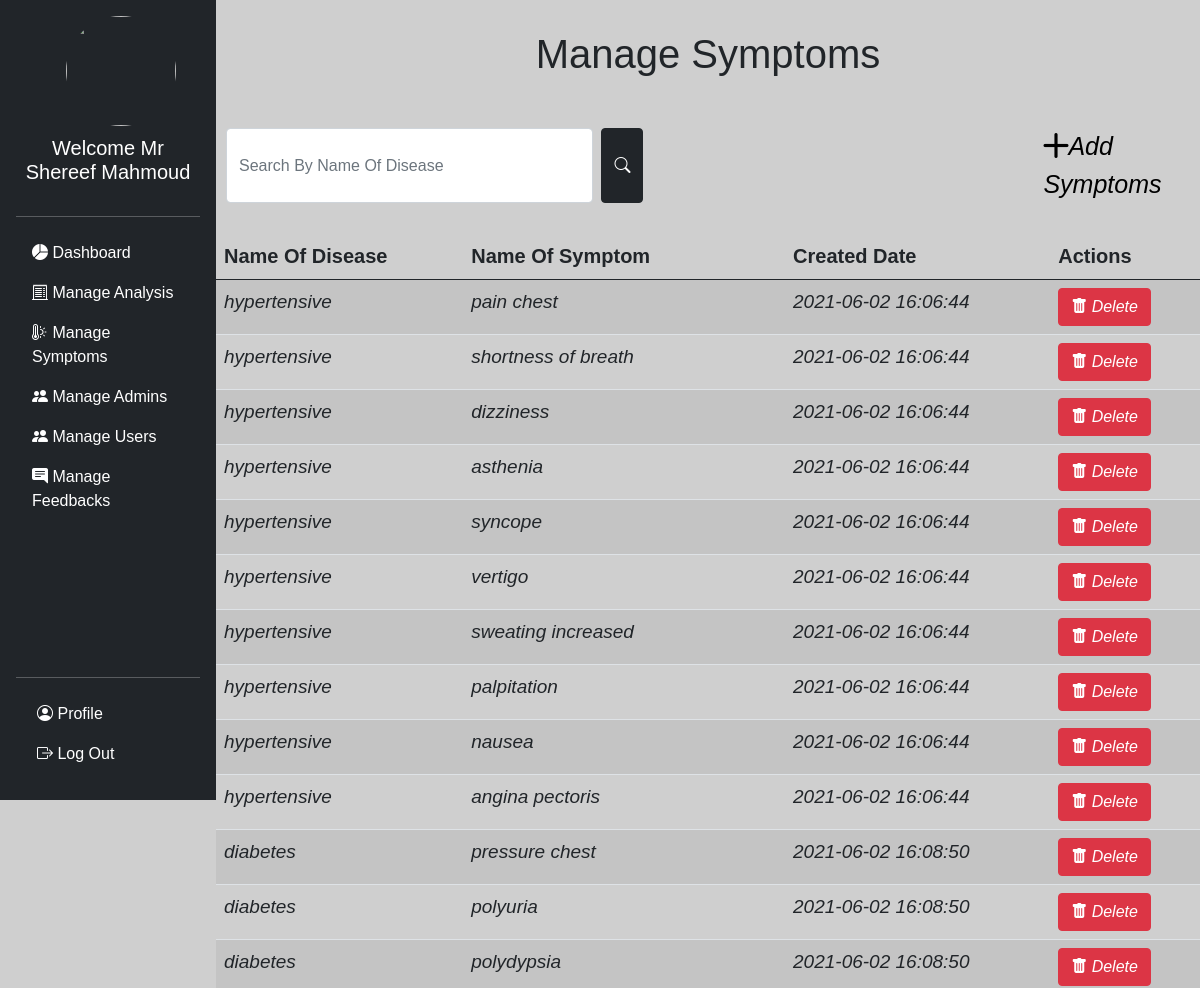
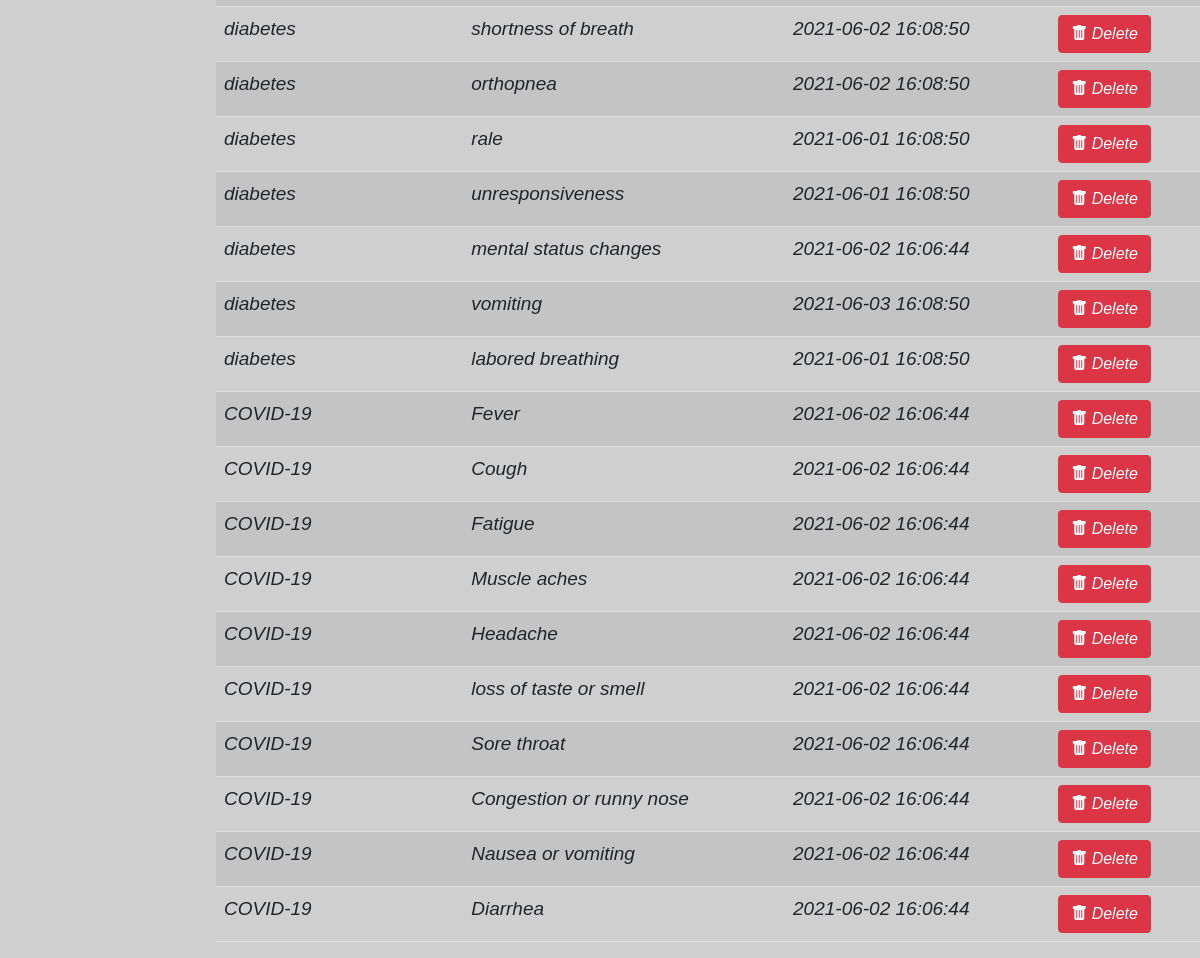
Before: /symptoms.php (signed in) with the older database file (2 pictures, top to bottom).
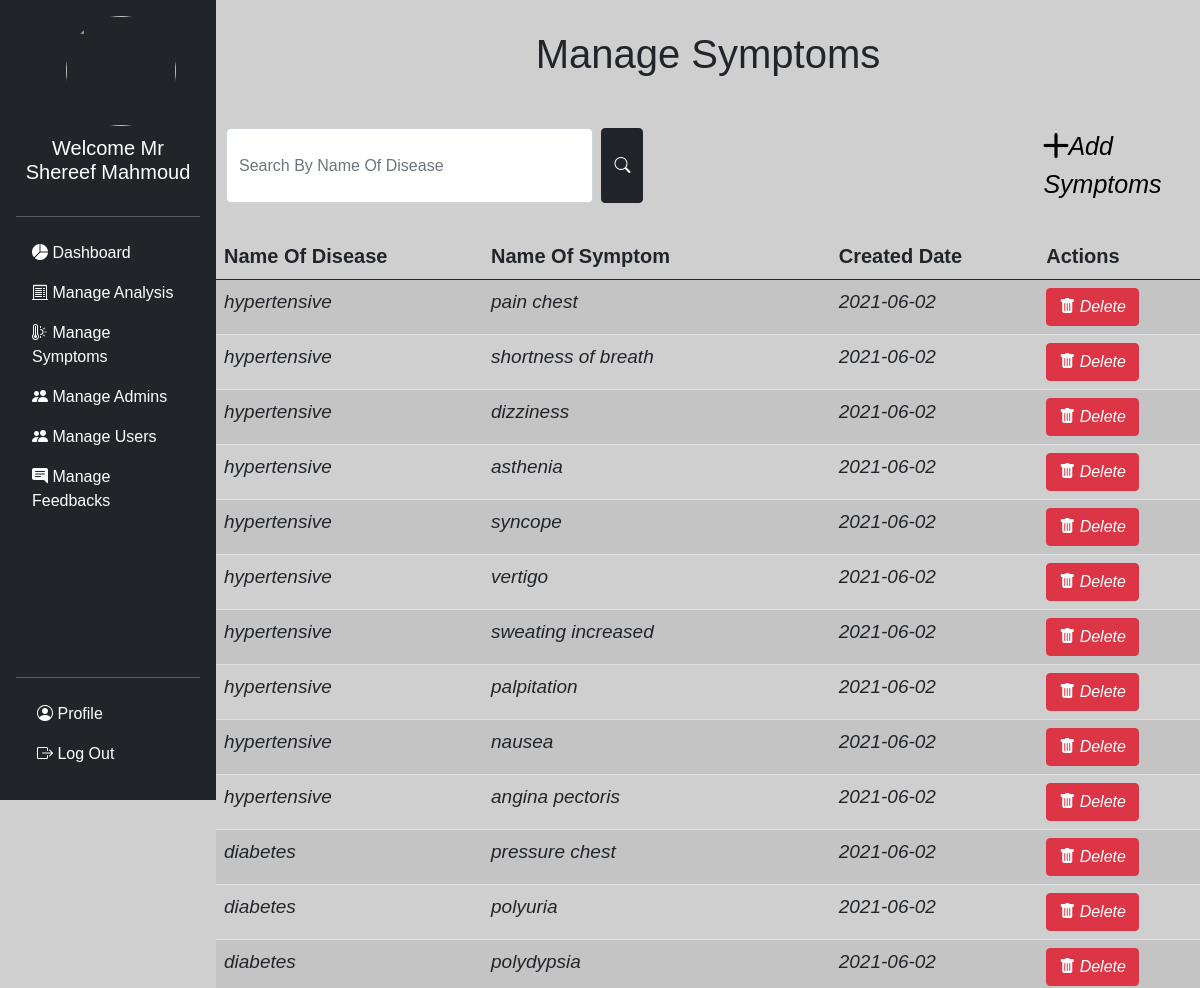
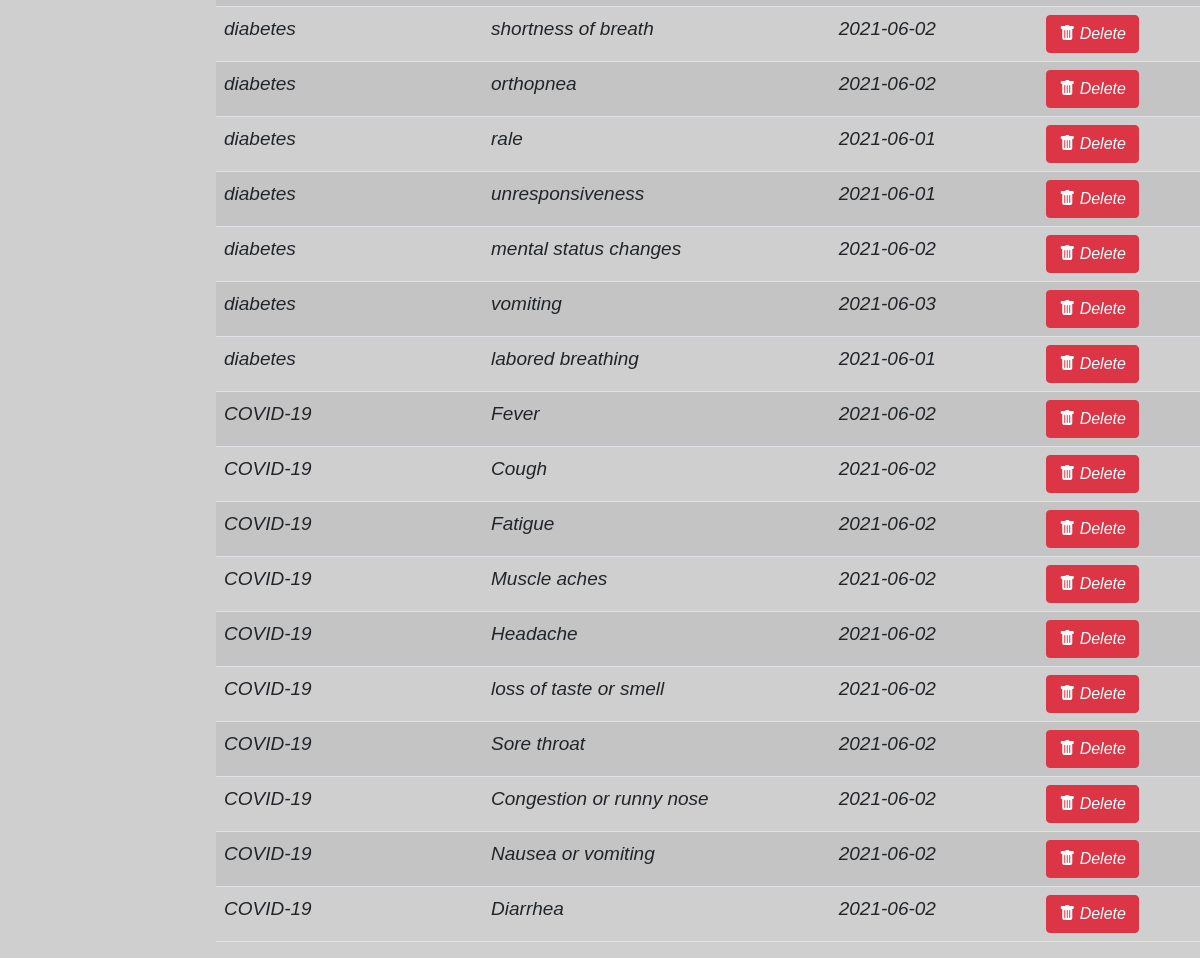
After: the same page with the newer database file (2 pictures, top to bottom).
### tables this page shows
CREATE TABLE `symptoms` (
  `SymptomsId` int(11) NOT NULL,
  `SymptomsName` varchar(255) NOT NULL,
  `diseases_Name` varchar(255) DEFAULT NULL,
  `created_date` date NOT NULL DEFAULT current_timestamp()
);

### symptoms.php (the view, shortened to what this page needs)
<?php include "header.php";
?>
    <div class="admin-page">
     <?php if($_SESSION['privilage'] =='all' || $_SESSION['privilage'] =='symptoms' ){ ?>
		<h1>Manage Symptoms</h1>
        <form class="d-flex " id="search" method="POST" action="symptoms.php">
           <input class="form-control me-2" type="search" placeholder="Search By Name Of Disease" aria-label="Search" name="search" value="<?php echo $searchKey ?>">
           <button class="btn btn-dark" type="submit" name="submit"><i class="bi bi-search"></i></button>
           <a href="add_symptoms.php"><i class="bi bi-plus-lg" id="add-icon">Add Symptoms</i></a>
        </form>
        <?php
        if (isset($_POST['submit'])) {
            $searchKey = $_POST['search'];
            $sql = "SELECT * FROM symptoms WHERE diseases_Name LIKE '%$searchKey%'";
        }else{
            $sql = "SELECT * FROM symptoms";
        }
        if($result = mysqli_query($link, $sql)){
        if(mysqli_num_rows($result) > 0){
        ?>
        <table class='table table-striped table-hover' id = 'table'>
        <thead>
            <tr>
              <th scope='col'>Name Of Disease</th>
              <th scope='col'>Name Of Symptom</th>
              <th scope='col'>Created Date</th>
              <th scope='col'>Actions</th>
    		</tr>
  		</thead>
  		<tbody>
        <?php while($row = mysqli_fetch_array($result)){ ?>
    		<tr>
      			<td><?php echo $row['diseases_Name'] ?></td>
                <td><?php echo $row['SymptomsName'] ?></td>
                <td><?php echo $row['created_date'] ?></td>
      			<td>
                    <a href='delete-symptoms.php?id=<?php echo $row['SymptomsId'] ?>' title='Delete Record' data-toggle='tooltip'><button class='btn btn-danger'><i class='bi bi-trash-fill'> Delete </i></button></a>
      			</td>
    		</tr>
        <?php } ?>
  		</tbody>
		    </table>
            <?php
            } else{
            echo "<p class='lead'><em>No records were found.</em></p>";
            }
            } else{
                    echo "ERROR: Could not able to execute $sql. " . mysqli_error($link);
                }
                    ?>
    <?php } else { ?>
        <div class='alert alert-primary d-flex align-items-center' role='alert' id="error">
            <i class="bi bi-exclamation-circle-fill"> That 's not allow to you access this page, We are sorry Mr.<?php echo $_SESSION['user_name'] ?>. </i>
        </div>
    <?php } ?>
    </div>
<?php include "footer.php" ; ?>

### header.php (shortened to what this page needs)
<?php
if (isset($_SESSION['id'])) {
  ?>
<!DOCTYPE html>
<html>
<head>
	<link href="bootstrap/css/bootstrap.min.css" rel="stylesheet"/>
	<link href="icon/bootstrap-icons.css" rel="stylesheet"/>
  <link rel="stylesheet" type="text/css" href="style.css" />
</head>
<body class="background">
   <main>
  <div class="d-flex flex-column flex-shrink-0 p-3 text-white bg-dark" id="sidebar">
  	<div class="sidebar_logo">
    <img src="image/logo.png">
    <br>
    <h5> Welcome Mr  <?php echo $_SESSION['user_name']; ?></h5>
    </div>
    <hr>
    <ul class="nav nav-pills flex-column mb-auto">
      <li class="nav-item">
        <a href="dashboard.php" class="nav-link text-white " ><i class="bi bi-pie-chart-fill"></i> Dashboard</a>
      </li>
      <li class="nav-item">
        <a href="analysis.php" class="nav-link text-white " ><i class="bi bi-receipt-cutoff"></i> Manage Analysis </a>
      </li>
      <li class="nav-item">
        <a href="symptoms.php" class="nav-link text-white "><i class="bi bi-thermometer-sun"></i> Manage Symptoms </a>
      </li>
      <li class="nav-item">
        <a href="admin.php" class="nav-link text-white "><i class="bi bi-people-fill"></i> Manage Admins </a>
      </li>
      <li class="nav-item">
        <a href="user.php" class="nav-link text-white "><i class="bi bi-people-fill"></i> Manage Users</a>
      </li>
      <li class="nav-item">
        <a href="feedback.php" class="nav-link text-white "><i class="bi bi-chat-right-text-fill"></i> Manage Feedbacks </a>
      </li>
    </ul>
    <hr>
    <ul class="navbar_bottom">
        <li class="nav-item">
         <a href='edit-profile.php' class='nav-link text-white'><i class='bi bi-person-circle'></i> Profile</a>
        </li>
        <li class="nav-item">
        <a href="logout.php" class="nav-link text-white"><i class="bi bi-box-arrow-right"></i> Log Out </a>
        </li>
      </ul>
  </div>
</main>
<div>
  <?php
}else{
  header("Location:error-security.php");
}
  ?>

### footer.php (shortened to what this page needs)
</div>
</body>
</html>

### style.css (style rules this page uses)
* { margin: 0 ; padding: 0 ; font-family: sans-serif; }
#sidebar { width: 18%; height: 100vh ; float: left; position: fixed; }
.sidebar_logo { height: 23vh ; }
.sidebar_logo img { width: 110px ; height: 110px ; border-radius: 50% ; margin-left: 50px ; margin-bottom: 10px ; }
.sidebar_logo h5 { text-align: center; }
.navbar_bottom { margin-bottom: 10px; list-style-type: none; padding-left: 5px }
.background { width: 100% ; height: 100vh; background-color: rgba(160,160, 160,0.5); background-repeat: no-repeat; background-size: 100% 100vh ; background-attachment: fixed ; }
.admin-page { width: 82%; float: right; }
.admin-page h1 { text-align: center; padding-top: 30px ; }
#search { margin-top: 50px; margin-left: 10px ; }
#search input { width: 450px; }
#add-icon { font-size: 25px ; }
#search a { text-decoration: none; color: black ; margin-left: 400px; }
#table { margin-top: 30px ; margin-right: 100px; }
#table th { font-size: 20px; font-weight: bold; }
#table td { font-size: 19px; font-style: italic; }

Changed rows visible on the page:
changed symptoms "pain chest": created_date "2021-06-02 16:06:44" → "2021-06-02"
changed symptoms (number 2 of 30 on the later page): created_date "2021-06-02 16:06:44" → "2021-06-02"
changed symptoms "dizziness": created_date "2021-06-02 16:06:44" → "2021-06-02"
changed symptoms "asthenia": created_date "2021-06-02 16:06:44" → "2021-06-02"
changed symptoms "syncope": created_date "2021-06-02 16:06:44" → "2021-06-02"
changed symptoms "vertigo": created_date "2021-06-02 16:06:44" → "2021-06-02"
changed symptoms "sweating increased": created_date "2021-06-02 16:06:44" → "2021-06-02"
changed symptoms "palpitation": created_date "2021-06-02 16:06:44" → "2021-06-02"
changed symptoms "nausea": created_date "2021-06-02 16:06:44" → "2021-06-02"
changed symptoms "angina pectoris": created_date "2021-06-02 16:06:44" → "2021-06-02"
changed symptoms "pressure chest": created_date "2021-06-02 16:08:50" → "2021-06-02"
changed symptoms "polyuria": created_date "2021-06-02 16:08:50" → "2021-06-02"
changed symptoms "polydypsia": created_date "2021-06-02 16:08:50" → "2021-06-02"
changed symptoms (number 14 of 30 on the later page): created_date "2021-06-02 16:08:50" → "2021-06-02"
changed symptoms "orthopnea": created_date "2021-06-02 16:08:50" → "2021-06-02"
changed symptoms "rale": created_date "2021-06-01 16:08:50" → "2021-06-01"
changed symptoms "unresponsiveness": created_date "2021-06-01 16:08:50" → "2021-06-01"
changed symptoms "mental status changes": created_date "2021-06-02 16:06:44" → "2021-06-02"
changed symptoms "vomiting": created_date "2021-06-03 16:08:50" → "2021-06-03"
changed symptoms "labored breathing": created_date "2021-06-01 16:08:50" → "2021-06-01"
changed symptoms "Fever": created_date "2021-06-02 16:06:44" → "2021-06-02"
changed symptoms "Cough": created_date "2021-06-02 16:06:44" → "2021-06-02"
changed symptoms "Fatigue": created_date "2021-06-02 16:06:44" → "2021-06-02"
changed symptoms "Muscle aches": created_date "2021-06-02 16:06:44" → "2021-06-02"
changed symptoms "Headache": created_date "2021-06-02 16:06:44" → "2021-06-02"
changed symptoms "loss of taste or smell": created_date "2021-06-02 16:06:44" → "2021-06-02"
changed symptoms "Sore throat": created_date "2021-06-02 16:06:44" → "2021-06-02"
changed symptoms "Congestion or runny nose": created_date "2021-06-02 16:06:44" → "2021-06-02"
changed symptoms "Nausea or vomiting": created_date "2021-06-02 16:06:44" → "2021-06-02"
changed symptoms "Diarrhea": created_date "2021-06-02 16:06:44" → "2021-06-02"
